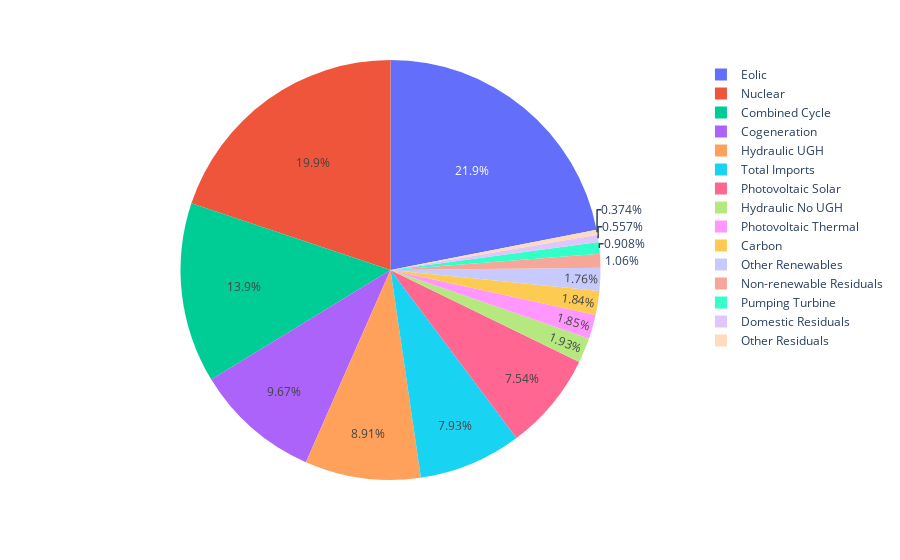

Source (notebook cell):
### Markdown cell above
### Is a pie plot better for this data?

### Code cell
px.pie(dfres, values='generation_mwh', names='technology')

### Figure 1 — Plotly figure (JSON) as saved in the notebook; plotly's stock layout.template omitted (floating-point values rounded to 4 significant figures)
{"data": [{"domain": {"x": [0, 1], "y": [0, 1]}, "hovertemplate": "technology=%{label}<br>generation_mwh=%{value}<extra></extra>", "labels": ["Eolic", "Nuclear", "Combined Cycle", "Cogeneration", "Hydraulic UGH", "Total Imports", "Photovoltaic Solar", "Hydraulic No UGH", "Photovoltaic Thermal", "Carbon", "Other Renewables", "Non-renewable Residuals", "Pumping Turbine", "Domestic Residuals", "Other Residuals"], "legendgroup": "", "name": "", "showlegend": true, "type": "pie", "values": [59800000.0, 54120000.0, 37820000.0, 26370000.0, 24290000.0, 21604101, 20560000.0, 5259688, 5042000.0, 5017000.0, 4811000.0, 2885000.0, 2476000.0, 1519000.0, 1020000.0]}], "layout": {"legend": {"tracegroupgap": 0}, "margin": {"t": 60}}}
